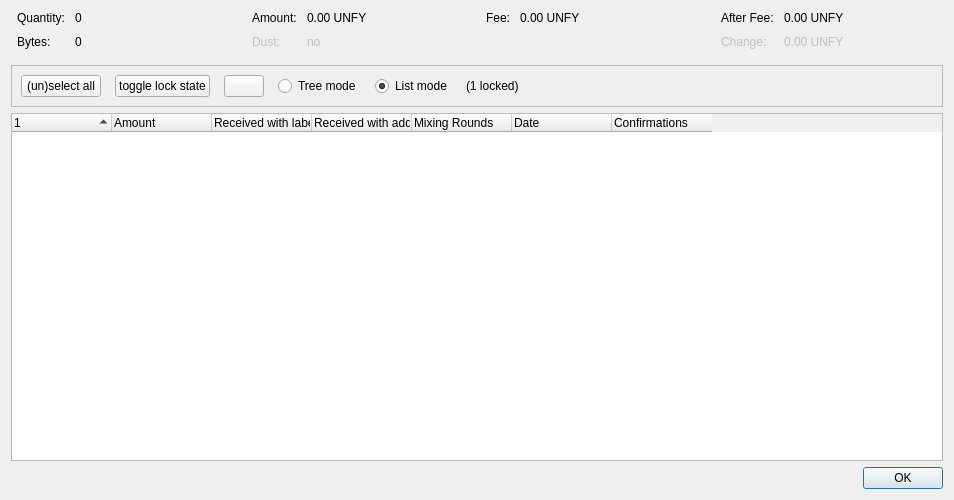
<?xml version="1.0" encoding="UTF-8"?>
<ui version="4.0">
 <class>CoinControlDialog</class>
 <widget class="QDialog" name="CoinControlDialog">
  <property name="geometry">
   <rect>
    <x>0</x>
    <y>0</y>
    <width>954</width>
    <height>500</height>
   </rect>
  </property>
  <property name="windowTitle">
   <string>Coin Selection</string>
  </property>
  <layout class="QVBoxLayout" name="verticalLayout">
   <item>
    <layout class="QHBoxLayout" name="horizontalLayoutTop" stretch="0,0,0,0">
     <property name="topMargin">
      <number>0</number>
     </property>
     <property name="bottomMargin">
      <number>10</number>
     </property>
     <item>
      <layout class="QFormLayout" name="formLayoutCoinControl1">
       <property name="horizontalSpacing">
        <number>10</number>
       </property>
       <property name="verticalSpacing">
        <number>10</number>
       </property>
       <property name="leftMargin">
        <number>6</number>
       </property>
       <property name="rightMargin">
        <number>6</number>
       </property>
       <item row="0" column="0">
        <widget class="QLabel" name="labelCoinControlQuantityText">
         <property name="text">
          <string>Quantity:</string>
         </property>
        </widget>
       </item>
       <item row="0" column="1">
        <widget class="QLabel" name="labelCoinControlQuantity">
         <property name="cursor">
          <cursorShape>IBeamCursor</cursorShape>
         </property>
         <property name="contextMenuPolicy">
          <enum>Qt::ActionsContextMenu</enum>
         </property>
         <property name="text">
          <string notr="true">0</string>
         </property>
         <property name="textInteractionFlags">
          <set>Qt::LinksAccessibleByMouse|Qt::TextSelectableByKeyboard|Qt::TextSelectableByMouse</set>
         </property>
        </widget>
       </item>
       <item row="1" column="0">
        <widget class="QLabel" name="labelCoinControlBytesText">
         <property name="text">
          <string>Bytes:</string>
         </property>
        </widget>
       </item>
       <item row="1" column="1">
        <widget class="QLabel" name="labelCoinControlBytes">
         <property name="cursor">
          <cursorShape>IBeamCursor</cursorShape>
         </property>
         <property name="contextMenuPolicy">
          <enum>Qt::ActionsContextMenu</enum>
         </property>
         <property name="text">
          <string notr="true">0</string>
         </property>
         <property name="textInteractionFlags">
          <set>Qt::LinksAccessibleByMouse|Qt::TextSelectableByKeyboard|Qt::TextSelectableByMouse</set>
         </property>
        </widget>
       </item>
      </layout>
     </item>
     <item>
      <layout class="QFormLayout" name="formLayoutCoinControl2">
       <property name="horizontalSpacing">
        <number>10</number>
       </property>
       <property name="verticalSpacing">
        <number>10</number>
       </property>
       <property name="leftMargin">
        <number>6</number>
       </property>
       <property name="rightMargin">
        <number>6</number>
       </property>
       <item row="0" column="0">
        <widget class="QLabel" name="labelCoinControlAmountText">
         <property name="text">
          <string>Amount:</string>
         </property>
        </widget>
       </item>
       <item row="0" column="1">
        <widget class="QLabel" name="labelCoinControlAmount">
         <property name="cursor">
          <cursorShape>IBeamCursor</cursorShape>
         </property>
         <property name="contextMenuPolicy">
          <enum>Qt::ActionsContextMenu</enum>
         </property>
         <property name="text">
          <string notr="true">0.00 UNFY</string>
         </property>
         <property name="textInteractionFlags">
          <set>Qt::LinksAccessibleByMouse|Qt::TextSelectableByKeyboard|Qt::TextSelectableByMouse</set>
         </property>
        </widget>
       </item>
       <item row="1" column="0">
        <widget class="QLabel" name="labelCoinControlLowOutputText">
         <property name="enabled">
          <bool>false</bool>
         </property>
         <property name="text">
          <string>Dust:</string>
         </property>
        </widget>
       </item>
       <item row="1" column="1">
        <widget class="QLabel" name="labelCoinControlLowOutput">
         <property name="enabled">
          <bool>false</bool>
         </property>
         <property name="cursor">
          <cursorShape>IBeamCursor</cursorShape>
         </property>
         <property name="contextMenuPolicy">
          <enum>Qt::ActionsContextMenu</enum>
         </property>
         <property name="text">
          <string notr="true">no</string>
         </property>
         <property name="textInteractionFlags">
          <set>Qt::LinksAccessibleByMouse|Qt::TextSelectableByKeyboard|Qt::TextSelectableByMouse</set>
         </property>
        </widget>
       </item>
      </layout>
     </item>
     <item>
      <layout class="QFormLayout" name="formLayoutCoinControl3">
       <property name="horizontalSpacing">
        <number>10</number>
       </property>
       <property name="verticalSpacing">
        <number>10</number>
       </property>
       <property name="leftMargin">
        <number>6</number>
       </property>
       <property name="rightMargin">
        <number>6</number>
       </property>
       <item row="0" column="0">
        <widget class="QLabel" name="labelCoinControlFeeText">
         <property name="text">
          <string>Fee:</string>
         </property>
        </widget>
       </item>
       <item row="0" column="1">
        <widget class="QLabel" name="labelCoinControlFee">
         <property name="cursor">
          <cursorShape>IBeamCursor</cursorShape>
         </property>
         <property name="contextMenuPolicy">
          <enum>Qt::ActionsContextMenu</enum>
         </property>
         <property name="text">
          <string notr="true">0.00 UNFY</string>
         </property>
         <property name="textInteractionFlags">
          <set>Qt::LinksAccessibleByMouse|Qt::TextSelectableByKeyboard|Qt::TextSelectableByMouse</set>
         </property>
        </widget>
       </item>
      </layout>
     </item>
     <item>
      <layout class="QFormLayout" name="formLayoutCoinControl4">
       <property name="horizontalSpacing">
        <number>10</number>
       </property>
       <property name="verticalSpacing">
        <number>10</number>
       </property>
       <property name="leftMargin">
        <number>6</number>
       </property>
       <property name="rightMargin">
        <number>6</number>
       </property>
       <item row="0" column="0">
        <widget class="QLabel" name="labelCoinControlAfterFeeText">
         <property name="text">
          <string>After Fee:</string>
         </property>
        </widget>
       </item>
       <item row="0" column="1">
        <widget class="QLabel" name="labelCoinControlAfterFee">
         <property name="cursor">
          <cursorShape>IBeamCursor</cursorShape>
         </property>
         <property name="contextMenuPolicy">
          <enum>Qt::ActionsContextMenu</enum>
         </property>
         <property name="text">
          <string notr="true">0.00 UNFY</string>
         </property>
         <property name="textInteractionFlags">
          <set>Qt::LinksAccessibleByMouse|Qt::TextSelectableByKeyboard|Qt::TextSelectableByMouse</set>
         </property>
        </widget>
       </item>
       <item row="1" column="0">
        <widget class="QLabel" name="labelCoinControlChangeText">
         <property name="enabled">
          <bool>false</bool>
         </property>
         <property name="text">
          <string>Change:</string>
         </property>
        </widget>
       </item>
       <item row="1" column="1">
        <widget class="QLabel" name="labelCoinControlChange">
         <property name="enabled">
          <bool>false</bool>
         </property>
         <property name="cursor">
          <cursorShape>IBeamCursor</cursorShape>
         </property>
         <property name="contextMenuPolicy">
          <enum>Qt::ActionsContextMenu</enum>
         </property>
         <property name="text">
          <string notr="true">0.00 UNFY</string>
         </property>
         <property name="textInteractionFlags">
          <set>Qt::LinksAccessibleByMouse|Qt::TextSelectableByKeyboard|Qt::TextSelectableByMouse</set>
         </property>
        </widget>
       </item>
      </layout>
     </item>
    </layout>
   </item>
   <item>
    <widget class="QFrame" name="frame">
     <property name="minimumSize">
      <size>
       <width>0</width>
       <height>40</height>
      </size>
     </property>
     <property name="frameShape">
      <enum>QFrame::StyledPanel</enum>
     </property>
     <property name="frameShadow">
      <enum>QFrame::Sunken</enum>
     </property>
     <layout class="QHBoxLayout" name="horizontalLayout">
      <item>
       <layout class="QHBoxLayout" name="horizontalLayoutPanel" stretch="0,0,0,0,0,0,0">
        <property name="spacing">
         <number>14</number>
        </property>
        <item>
         <widget class="QPushButton" name="pushButtonSelectAll">
          <property name="sizePolicy">
           <sizepolicy hsizetype="Maximum" vsizetype="Fixed">
            <horstretch>0</horstretch>
            <verstretch>0</verstretch>
           </sizepolicy>
          </property>
          <property name="text">
           <string>(un)select all</string>
          </property>
          <property name="autoDefault">
           <bool>false</bool>
          </property>
         </widget>
        </item>
        <item>
         <widget class="QPushButton" name="pushButtonToggleLock">
          <property name="sizePolicy">
           <sizepolicy hsizetype="Maximum" vsizetype="Fixed">
            <horstretch>0</horstretch>
            <verstretch>0</verstretch>
           </sizepolicy>
          </property>
          <property name="text">
           <string>toggle lock state</string>
          </property>
          <property name="autoDefault">
           <bool>false</bool>
          </property>
         </widget>
        </item>
        <item>
         <widget class="QPushButton" name="hideButton">
          <property name="sizePolicy">
           <sizepolicy hsizetype="Maximum" vsizetype="Fixed">
            <horstretch>0</horstretch>
            <verstretch>0</verstretch>
           </sizepolicy>
          </property>
          <property name="text">
           <string/>
          </property>
          <property name="autoDefault">
           <bool>false</bool>
          </property>
         </widget>
        </item>
        <item>
         <widget class="QRadioButton" name="radioTreeMode">
          <property name="sizePolicy">
           <sizepolicy hsizetype="Maximum" vsizetype="Fixed">
            <horstretch>0</horstretch>
            <verstretch>0</verstretch>
           </sizepolicy>
          </property>
          <property name="text">
           <string>Tree mode</string>
          </property>
         </widget>
        </item>
        <item>
         <widget class="QRadioButton" name="radioListMode">
          <property name="sizePolicy">
           <sizepolicy hsizetype="Maximum" vsizetype="Fixed">
            <horstretch>0</horstretch>
            <verstretch>0</verstretch>
           </sizepolicy>
          </property>
          <property name="text">
           <string>List mode</string>
          </property>
          <property name="checked">
           <bool>true</bool>
          </property>
         </widget>
        </item>
        <item>
         <widget class="QLabel" name="labelLocked">
          <property name="text">
           <string>(1 locked)</string>
          </property>
         </widget>
        </item>
        <item>
         <spacer name="horizontalSpacer">
          <property name="orientation">
           <enum>Qt::Horizontal</enum>
          </property>
          <property name="sizeHint" stdset="0">
           <size>
            <width>40</width>
            <height>20</height>
           </size>
          </property>
         </spacer>
        </item>
       </layout>
      </item>
     </layout>
    </widget>
   </item>
   <item>
    <widget class="CoinControlTreeWidget" name="treeWidget">
     <property name="contextMenuPolicy">
      <enum>Qt::CustomContextMenu</enum>
     </property>
     <property name="sortingEnabled">
      <bool>false</bool>
     </property>
     <property name="columnCount">
      <number>7</number>
     </property>
     <attribute name="headerShowSortIndicator" stdset="0">
      <bool>true</bool>
     </attribute>
     <attribute name="headerStretchLastSection">
      <bool>false</bool>
     </attribute>
     <column>
      <property name="text">
       <string/>
      </property>
     </column>
     <column>
      <property name="text">
       <string>Amount</string>
      </property>
     </column>
     <column>
      <property name="text">
       <string>Received with label</string>
      </property>
     </column>
     <column>
      <property name="text">
       <string>Received with address</string>
      </property>
     </column>
     <column>
      <property name="text">
       <string>Mixing Rounds</string>
      </property>
     </column>
     <column>
      <property name="text">
       <string>Date</string>
      </property>
     </column>
     <column>
      <property name="text">
       <string>Confirmations</string>
      </property>
      <property name="toolTip">
       <string>Confirmed</string>
      </property>
     </column>
    </widget>
   </item>
   <item>
    <widget class="QDialogButtonBox" name="buttonBox">
     <property name="orientation">
      <enum>Qt::Horizontal</enum>
     </property>
     <property name="standardButtons">
      <set>QDialogButtonBox::Ok</set>
     </property>
    </widget>
   </item>
  </layout>
 </widget>
 <customwidgets>
  <customwidget>
   <class>CoinControlTreeWidget</class>
   <extends>QTreeWidget</extends>
   <header>qt/coincontroltreewidget.h</header>
  </customwidget>
 </customwidgets>
 <resources/>
 <connections/>
</ui>
